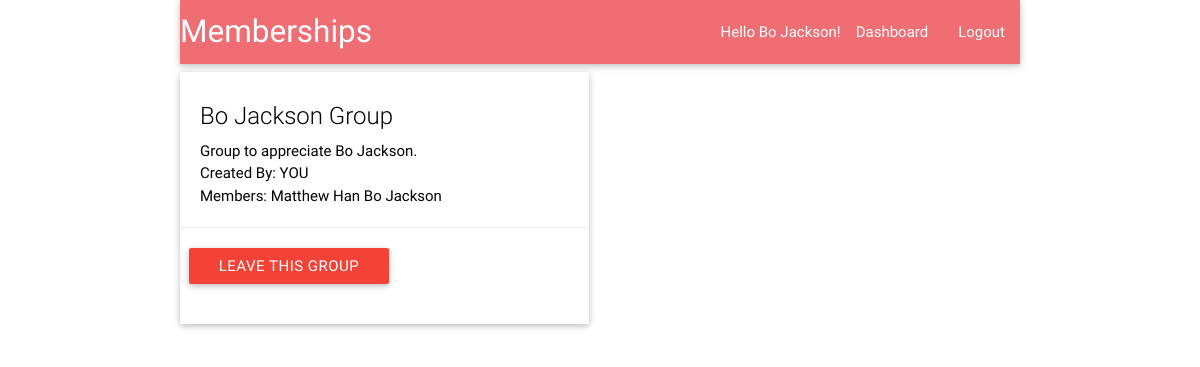
The page /groups/11/ (signed in) on the database its author committed.
### apps/groups/models.py (models this page shows)
class Organization(models.Model):
    name = models.CharField(max_length = 255)
    description = models.CharField(max_length = 255)
    creator = models.ForeignKey(User, related_name='creator')
    members = models.ManyToManyField(User, related_name='member')

### apps/groups/views.py (the view, shortened to what this page needs)
# urls.py: url(r'^(?P<group_id>\d+)/', login_required(GroupView.as_view(),login_url='/users/login/')),
class GroupView(View):
    def get(self,request, group_id):
        print 'in GroupView get(Show One)'
        group = Organization.objects.get(id=group_id)
        context = {
            'group': group,
        }
        return render(request, 'groups/show.html', context)

### apps/groups/templates/groups/show.html (shortened to what this page needs)
{% extends "groups/base.html" %}
{% block content %}
    <div class="container">
        <div class="row">
            <div class="col s12 m6">
                <div class="card hoverable">
                    <div class="card-content black-text">
                        <span class="card-title black-text">{{group.name}}</span>
                        <p>{{group.description}}</p>
                        {% if request.user == group.creator %}
                            <p>Created By: YOU</p>
                        {% else %}
                            <p>Created By: {{group.creator}}</p>
                        {% endif %}
                        <p>Members:
                            {% for member in group.members.all %}
                                <span>{{ member.first_name }} {{ member.last_name }}</span>
                            {% endfor %}
                        </p>
                    </div>
                    <div class="card-action">
                        {% if request.user in group.members.all %}
                            <div class="row">
                                <form action="/groups/{{group.id}}/" method = 'post'>{% csrf_token %}
                                    <button class="btn red">Leave This Group</button>
                                </form>
                            </div>
                        {% endif %}
                    </div>
                </div>
            </div>
        </div>
    </div>
{% endblock %}

### apps/groups/templates/groups/base.html (shortened to what this page needs)
<!DOCTYPE html>
<html lang="en">
<head>
    {% load staticfiles %}
    <link rel="stylesheet" href="{% static 'groups/css/materialize.css' %}">
</head>
<body>
<div class="container">
    <nav>
        <div class="nav-wrapper">
            <a href="#" class="brand-logo">Memberships</a>
            <ul id="nav-mobile" class="right hide-on-med-and-down">
                <li>Hello {{request.user.first_name}}  {{request.user.last_name}}!</li>
                <li><a href="/groups/">Dashboard</a></li>
                <li><a href="/users/logout/">Logout</a></li>
            </ul>
        </div>
    </nav>
</div>
    {% block content %}{% endblock %}
</body>
</html>

### rows shown on the page
Organization: name "Bo Jackson Group", description "Group to appreciate Bo Jackson."

### other values the page prints
{{ request.user.first_name }} "Bo"
{{ request.user.last_name }} "Jackson"
{{ member.first_name }} "Matthew"
{{ member.last_name }} "Han"
{{ member.first_name }} "Bo"
{{ member.last_name }} "Jackson"
